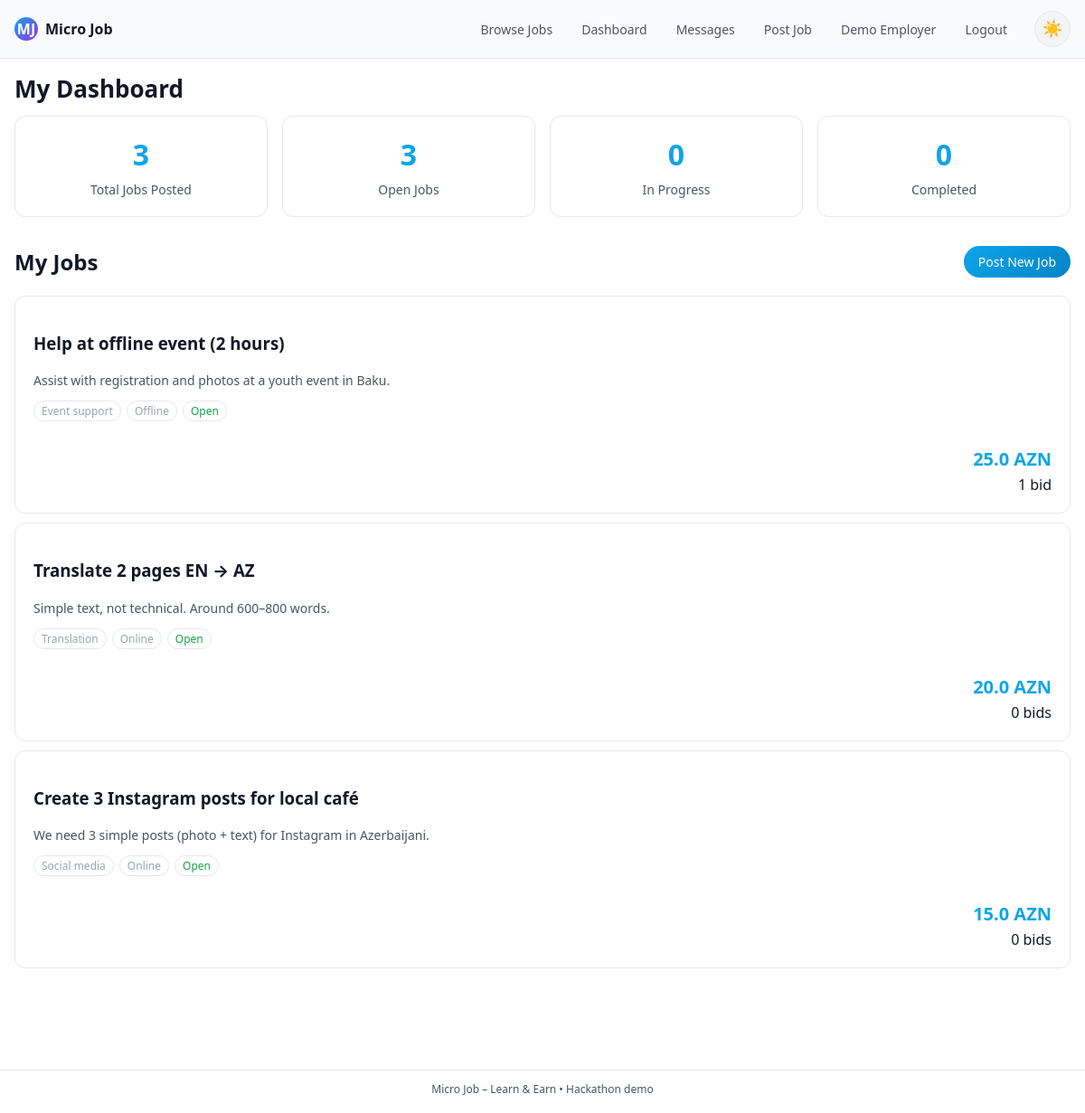
The page /dashboard (signed in) on the database its author committed.
### app.py (models this page shows, shortened)
class User(db.Model):
    id = db.Column(db.Integer, primary_key=True)
    name = db.Column(db.String(120), nullable=False)
    email = db.Column(db.String(120), unique=True, nullable=False)
    password_hash = db.Column(db.String(200), nullable=False)
    role = db.Column(db.String(20), nullable=False)
    skills = db.Column(db.String(200))
    bio = db.Column(db.Text)
    avatar = db.Column(db.String(200))
    location = db.Column(db.String(100))
    created_at = db.Column(db.DateTime, default=datetime.utcnow)
    tasks_posted = db.relationship('Task', backref='employer', foreign_keys='Task.employer_id')
    tasks_taken  = db.relationship('Task', backref='worker', foreign_keys='Task.worker_id')
    bids = db.relationship('Bid', backref='worker', lazy=True)
    reviews_received = db.relationship('Review', backref='reviewee', foreign_keys='Review.reviewee_id')
    reviews_given = db.relationship('Review', backref='reviewer', foreign_keys='Review.reviewer_id')
    sent_messages = db.relationship('Message', backref='sender', foreign_keys='Message.sender_id')
    received_messages = db.relationship('Message', backref='receiver', foreign_keys='Message.receiver_id')

class Task(db.Model):
    id = db.Column(db.Integer, primary_key=True)
    title = db.Column(db.String(200), nullable=False)
    description = db.Column(db.Text, nullable=False)
    budget_azn = db.Column(db.Float, nullable=False)
    category = db.Column(db.String(120))
    mode = db.Column(db.String(20))
    status = db.Column(db.String(20), default='open')
    created_at = db.Column(db.DateTime, default=datetime.utcnow)
    required_skill = db.Column(db.String(120))
    difficulty = db.Column(db.String(20))
    employer_id = db.Column(db.Integer, db.ForeignKey('user.id'))
    worker_id   = db.Column(db.Integer, db.ForeignKey('user.id'))
    accepted_bid_id = db.Column(db.Integer, db.ForeignKey('bid.id'), nullable=True)
    bids = db.relationship('Bid', primaryjoin='Task.id == Bid.task_id', backref='task', lazy=True, cascade='all, delete-orphan')
    accepted_bid = db.relationship('Bid', foreign_keys=[accepted_bid_id], uselist=False, post_update=True)
    reviews = db.relationship('Review', backref='task', lazy=True)

### app.py (the view, shortened to what this page needs)
@app.route('/dashboard')
def dashboard():
    user = current_user()
    if not user:
        flash('Please log in to view your dashboard.', 'error')
        return redirect(url_for('login'))
    if user.role == 'employer':
        posted_tasks = Task.query.filter_by(employer_id=user.id).order_by(Task.created_at.desc()).all()
        return render_template('dashboard_employer.html', user=user, tasks=posted_tasks)

### app.py (called while the page is built)
def current_user():
    if 'user_id' in session:
        return User.query.get(session['user_id'])
    return None

### templates/dashboard_employer.html (shortened to what this page needs)
{% extends "base.html" %}
{% block content %}
<h1>My Dashboard</h1>
<div class="dashboard-stats">
  <div class="stat-card">
    <div class="stat-number">{{ tasks|length }}</div>
    <div class="stat-label">Total Jobs Posted</div>
  </div>
  <div class="stat-card">
    <div class="stat-number">{{ tasks|selectattr('status', 'equalto', 'open')|list|length }}</div>
    <div class="stat-label">Open Jobs</div>
  </div>
  <div class="stat-card">
    <div class="stat-number">{{ tasks|selectattr('status', 'equalto', 'assigned')|list|length }}</div>
    <div class="stat-label">In Progress</div>
  </div>
  <div class="stat-card">
    <div class="stat-number">{{ tasks|selectattr('status', 'equalto', 'completed')|list|length }}</div>
    <div class="stat-label">Completed</div>
  </div>
</div>
<div class="dashboard-section">
  <div class="section-header">
    <h2>My Jobs</h2>
    <a href="{{ url_for('new_task') }}" class="btn-primary">Post New Job</a>
  </div>
  {% if tasks %}
    <div class="task-list">
      {% for task in tasks %}
        <div class="task-card">
          <div class="task-main">
            <h3><a href="{{ url_for('task_detail', task_id=task.id) }}">{{ task.title }}</a></h3>
            <p class="task-desc">{{ task.description[:100] }}{% if task.description|length > 100 %}...{% endif %}</p>
            <div class="task-meta">
              <span>{{ task.category or 'General' }}</span>
              <span>{{ task.mode|title }}</span>
              <span class="status-{{ task.status }}">{{ task.status|title }}</span>
            </div>
          </div>
          <div class="task-side">
            <div class="task-budget">{{ task.budget_azn }} AZN</div>
            <div class="task-bids-count">
              {{ task.bids|length }} bid{{ 's' if task.bids|length != 1 else '' }}
            </div>
          </div>
        </div>
      {% endfor %}
    </div>
  {% else %}
    <div class="empty-state">
      <p>You haven't posted any jobs yet. <a href="{{ url_for('new_task') }}" class="link">Post your first job!</a></p>
    </div>
  {% endif %}
</div>
{% endblock %}

### templates/base.html (shortened to what this page needs)
<!DOCTYPE html>
<html lang="en" data-theme="dark">
<head>
  <link rel="stylesheet" href="{{ url_for('static', filename='style.css') }}">
</head>
<body>
  <header class="topbar">
    <div class="logo">
      <span class="logo-mark">MJ</span>
      <span class="logo-text">Micro Job</span>
    </div>
    <nav class="nav-links">
      <a href="{{ url_for('index') }}">Browse Jobs</a>
      {% if user %}
        <a href="{{ url_for('dashboard') }}">Dashboard</a>
        <a href="{{ url_for('messages') }}">Messages</a>
        {% if user.role == 'employer' %}
          <a href="{{ url_for('new_task') }}">Post Job</a>
        {% endif %}
        <a href="{{ url_for('profile', user_id=user.id) }}">{{ user.name }}</a>
        <a href="{{ url_for('logout') }}">Logout</a>
      {% else %}
        <a href="{{ url_for('login') }}">Login</a>
        <a href="{{ url_for('register') }}">Sign Up</a>
      {% endif %}
      <button class="theme-toggle" id="theme-toggle" aria-label="Toggle theme">
        <span id="theme-icon">🌙</span>
      </button>
    </nav>
  </header>
  <main class="container">
    {% block content %}{% endblock %}
  </main>
  <footer class="footer">
    <span>Micro Job – Learn &amp; Earn • Hackathon demo</span>
  </footer>
</body>
</html>

### rows shown on the page
User: name "Demo Employer"
Task: title "Help at offline event (2 hours)", description "Assist with registration and photos at a youth event in Baku.", category "Event support", mode "Offline", status "Open", budget_azn "25.0", bids|length "1"
Task: title "Translate 2 pages EN → AZ", description "Simple text, not technical. Around 600–800 words.", category "Translation", mode "Online", status "Open", budget_azn "20.0", bids|length "0", bids "s"
Task: title "Create 3 Instagram posts for local café", description "We need 3 simple posts (photo + text) for Instagram in Azerbaijani.", category "Social media", mode "Online", status "Open", budget_azn "15.0", bids|length "0", bids "s"

### other values the page prints
{{ tasks|length }} "3"
{{ tasks|selectattr('status', 'equalto', 'open')|list|length }} "3"
{{ tasks|selectattr('status', 'equalto', 'assigned')|list|length }} "0"
{{ tasks|selectattr('status', 'equalto', 'completed')|list|length }} "0"
